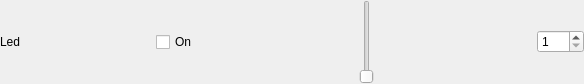
<?xml version="1.0" encoding="UTF-8"?>
<ui version="4.0">
 <class>LedBrightness</class>
 <widget class="QWidget" name="LedBrightness">
  <property name="geometry">
   <rect>
    <x>0</x>
    <y>0</y>
    <width>584</width>
    <height>32</height>
   </rect>
  </property>
  <property name="windowTitle">
   <string>Form</string>
  </property>
  <layout class="QGridLayout" name="gridLayout">
   <property name="leftMargin">
    <number>0</number>
   </property>
   <property name="topMargin">
    <number>0</number>
   </property>
   <property name="rightMargin">
    <number>0</number>
   </property>
   <property name="bottomMargin">
    <number>0</number>
   </property>
   <item row="1" column="2" colspan="2">
    <widget class="color_widgets::GradientSlider" name="GradientSlider">
     <property name="sizePolicy">
      <sizepolicy hsizetype="Expanding" vsizetype="Fixed">
       <horstretch>1</horstretch>
       <verstretch>0</verstretch>
      </sizepolicy>
     </property>
     <property name="minimum">
      <number>1</number>
     </property>
     <property name="maximum">
      <number>254</number>
     </property>
     <property name="value">
      <number>1</number>
     </property>
     <property name="tracking">
      <bool>false</bool>
     </property>
     <property name="invertedAppearance">
      <bool>false</bool>
     </property>
     <property name="invertedControls">
      <bool>false</bool>
     </property>
     <property name="tickPosition">
      <enum>QSlider::NoTicks</enum>
     </property>
    </widget>
   </item>
   <item row="1" column="0">
    <widget class="QLabel" name="label">
     <property name="minimumSize">
      <size>
       <width>150</width>
       <height>0</height>
      </size>
     </property>
     <property name="text">
      <string>Led</string>
     </property>
    </widget>
   </item>
   <item row="1" column="4">
    <widget class="QSpinBox" name="spinBox">
     <property name="minimum">
      <number>1</number>
     </property>
     <property name="maximum">
      <number>254</number>
     </property>
    </widget>
   </item>
   <item row="1" column="1">
    <widget class="QCheckBox" name="checkBox">
     <property name="text">
      <string>On</string>
     </property>
    </widget>
   </item>
  </layout>
 </widget>
 <customwidgets>
  <customwidget>
   <class>color_widgets::GradientSlider</class>
   <extends>QSlider</extends>
   <header>gradient_slider.hpp</header>
  </customwidget>
 </customwidgets>
 <resources/>
 <connections/>
</ui>
